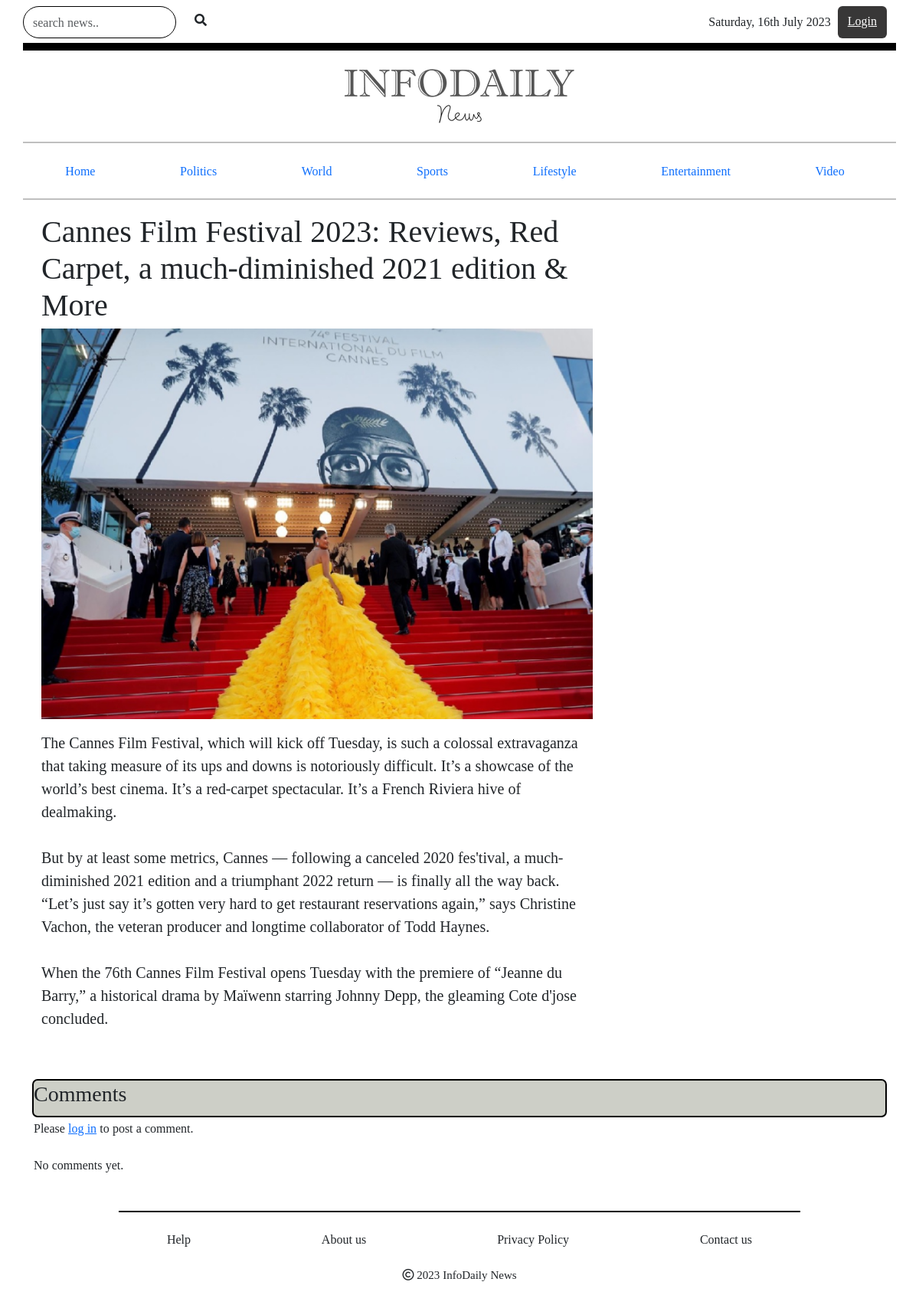
Screenshot of /news_single/9/ with the database file from the repository.
### portal/models.py (models this page shows, shortened)
class News(models.Model):
    name = models.TextField(blank=True)
    heading = models.TextField()
    image = models.ImageField(upload_to= 'media')
    desc = models.TextField()
    long_desc = models.TextField()
    category = models.ForeignKey(Category, on_delete=models.CASCADE)
    date = models.DateField(null=True, blank=True)
    author_name = models.CharField(max_length=300, blank=True)
    author_image = models.ImageField(upload_to= 'media', blank=True)
    labels = models.CharField(choices=LABELS, max_length=50, blank=True)

### portal/views.py (the view)
# urls.py: path('news_single/<int:id>/', news_single, name='news_single'),
def news_single(request, id):
    news = News.objects.get(id=id)
    comments = news.comment_set.all()  # Assuming the related name in the Comment model is 'comment_set'
    context = {
        'news_detail': news,
        'comments': comments,
    }
    return render(request, 'user/categoryNews.html', context)

### templates/user/categoryNews.html (shortened to what this page needs)
{% extends './root.html' %}
{% load static %}
{% block content %}
<section>
    <div class="container">
        <div class="row">
            <div class="col-12 col-md-8 mb-3">
                <h1>{{ news_detail.heading }}</h1>
                <div>
                    <img class="col-sm-12" src="{{ news_detail.image.url }}" alt="">
                </div>
                <p class="new">{{ news_detail.long_desc|linebreaksbr }}</p>
            </div>
            <div class="col-12 col-md-4 justify-content-end">
            </div>
        </div>
    </div>
</section>
<div class="mt-3">
    <div class="comment mb-5 mt-3">
        <h3>Comments</h3>
        {% if user.is_authenticated %}
        <form class="mt-3" method="POST" action="{% url 'post_comment' news_detail.id %}">
            {% csrf_token %}
            <input type="hidden" name="news_id" value="{{ news_detail.id }}">
            <textarea class="col-sm-12" name="comment" cols="67" rows="5" placeholder="Write your comment.." style="border-radius: 8px;"></textarea>
            <div class="d-flex align-items-end">
                <div class="col-6"></div>
                <div class="col-6">
                    <button type="submit" class="mt-2" style="border: 1px solid black; background-color: rgb(212, 212, 209); height: 40px; border-radius: 7px; margin-left: 80%; overflow: hidden;">
                        Submit
                    </button>
                </div>
            </div>
        </form>
        {% else %}
            <p class="mt-3">Please <a href="{% url 'login' %}">log in</a> to post a comment.</p>
        {% endif %}
        {% for comment in comments %}
        <div class="row mt-3">
            <div class="col">
                <div class="row">
                    <p class="col"><b>{{ comment.user.username }}</b></p>
                    <p class="col small">{{ comment.created_at }}</p>
                </div>
                <p>Comment: {{ comment.text }}</p>
            </div>
        </div>
        <hr>
        {% empty %}
            <p class="mt-4">No comments yet.</p>
        {% endfor %}
        <div class="" style=" position: relative;
                    left: 50%;
                    transform: translate(-50%, 0); bottom: 0;">
                    <div class="col align-item-center mt-5" style=" border: 1px solid black; width: 80%; margin: 0 auto;"> </div>
                            <div class="footer">
                                <div class="card text-center" style="border: none;" >
                                    <div class="card-body d-flex justify-content-evenly">
                                        <a href="/help" class="btn ">Help</a>
                                        <a href="/aboutus" class="btn ">About us</a>
                                        <a href="/privacy" class="btn ">Privacy Policy</a>
                                        <a href="/contact" class="btn ">Contact us</a>
                                    </div>
                                    <p style="font-size: 15px;">
                                        <i class="fa-regular fa-copyright"></i>
                                            2023 InfoDaily News</p>
                                </div>
                            </div>
            </div>
    </div>
</div>
{% endblock %}

### static/css/root.css (style rules this page uses)
.container { font-family: 'Noto Serif Georgian', serif; }

### static/css/home.css (style rules this page uses)
.card { border: none; background-color: transparent; }

### static/css/videos.css (style rules this page uses)
.card { border: none; background-color: transparent; }

### static/css/categorynews.css (style rules this page uses)
.new { font-size: 20px; }
.comment { border: 2px solid black; border-radius: 7px; background-color: #CDCFC7; height: 50px; }

### rows the page displays
News: heading "Cannes Film Festival 2023: Reviews, Red Carpet, a much-diminished 2021 edition & More", image (picture), long_desc "The Cannes Film Festival, which will kick off Tuesday, is such a colossal extravaganza that taking measure of its ups and downs is notoriously difficult. It’s a showcase of the world’s best cinema. It’s a red-carpet spectacular. It’s a French Riviera hive of dealmaking. But by at least some metrics, Cannes — following a canceled 2020 fes'tival, a much-diminished 2021 edition and a triumphant 2022 return — is finally all the way back. “Let’s just say it’s gotten very hard to get restaurant reservations again,” says Christine Vachon, the veteran producer and longtime collaborator of Todd Haynes. When the 76th Cannes Film Festival opens Tuesday with the premiere of “Jeanne du Barry,” a…"
